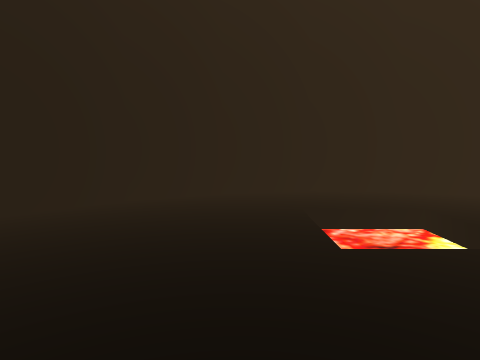
View 1 (above)

12 first-person views from a walk through a scene from a Unity 3-D project. The camera is 1.5 m above the floor, tilts 6° down and sees 75° across. The floor is counted in squares, 1 m on a side. Each view is taken from the middle of a square. On the plan, view 1 faces up. The plan holds only what a view shows up to about 15 squares ahead; the rest is blank. The place goes on beyond the plan. The player character is not drawn.

View 2
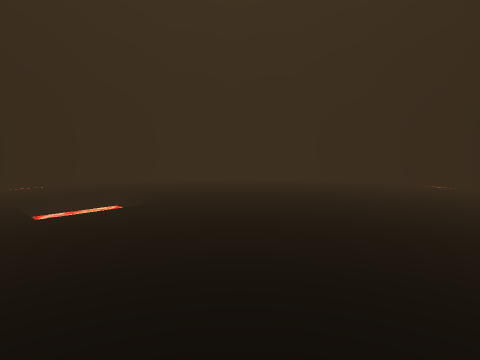

View 3
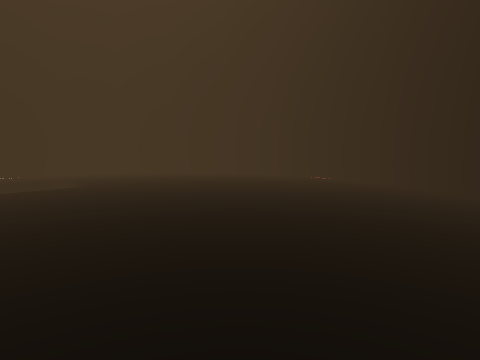

View 4
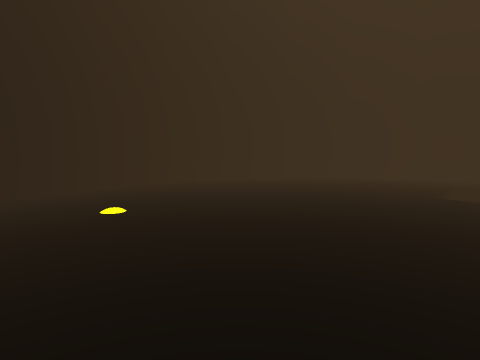

View 5
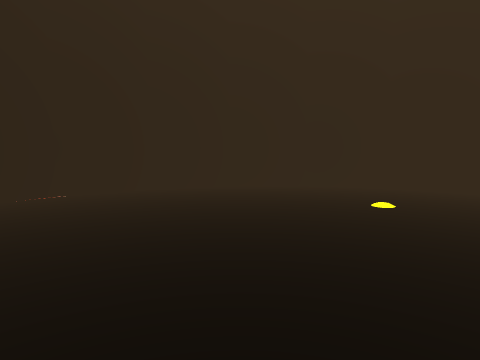

View 6
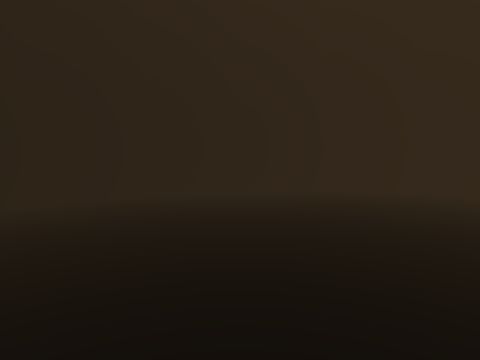

View 7
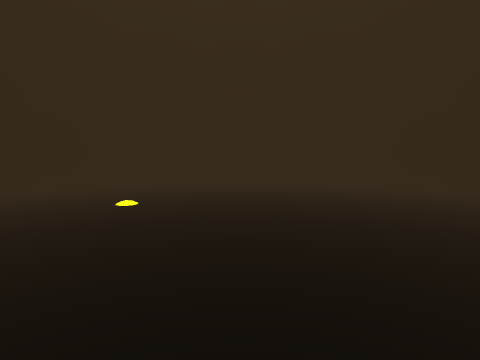

View 8
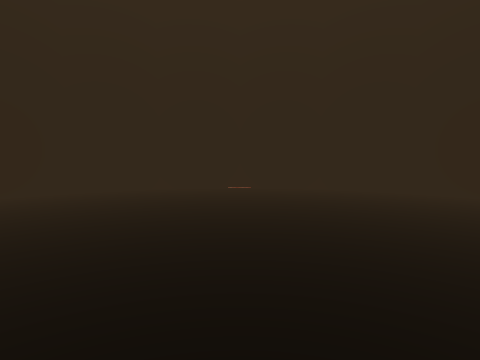

View 9
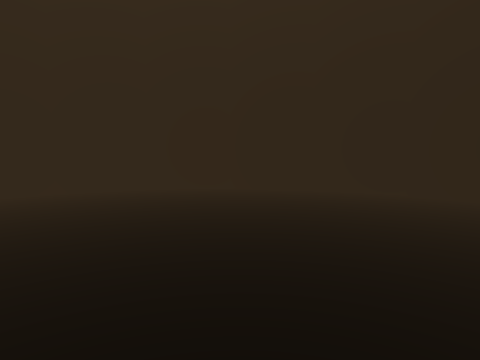

View 10
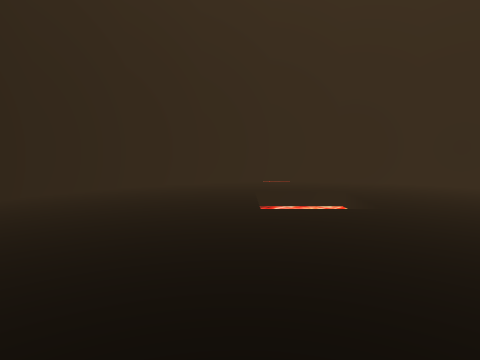

View 11
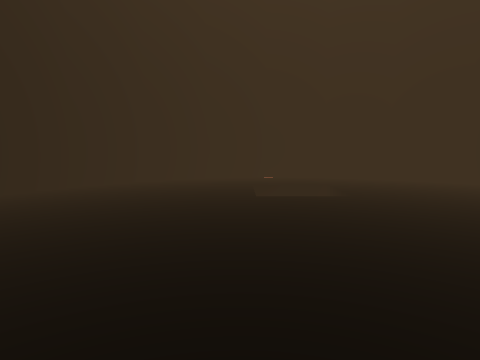

View 12
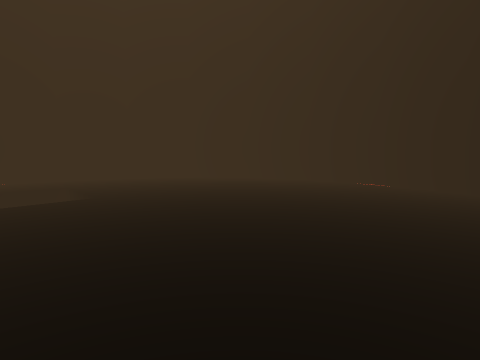

### Floor plan
Points are (right, up) in squares from view 1. A wall is a line through its corners. A room is listed if a view was taken in it or the views show most of it. See-through windows are left out.
Room 1 (views 1, 2, 3, 4, 5, 6, 7, 8, 9, 10, 11, 12)
walls: (12, -5.5) (13.2, -2.8); (7.8, -9.4) (10.3, -7.7); (-3, 8.7) (-5.2, 6.7); (13.2, 2.8) (12, 5.6); (12.1, 5.4) (10.2, 7.7); (-7.5, -1.4) (-6.7, -4.3); (-0.5, 10) (-3.1, 8.6); (13.6, 0) (13.2, 3); (-3.2, -8.6) (-0.5, -10); (-5.3, -6.6) (-3.1, -8.7); (13.2, -2.9) (13.6, 0.1); (-7.5, 1.5) (-7.5, -1.5); (-6.7, 4.3) (-7.5, 1.3); (5.1, -10.4) (7.9, -9.4); (10.3, 7.7) (7.9, 9.4); (10.2, -7.8) (12.1, -5.5); (2.4, 10.6) (-0.6, 10); (-6.8, -4.1) (-5.2, -6.8); (-0.6, -10) (2.3, -10.6); (2.2, -10.6) (5.2, -10.4); (8, 9.4) (5.2, 10.4) (2.2, 10.6); (-5.2, 6.8) (-6.7, 4.2)

Where each view was taken, in squares from view 1:
view 1: 0 up, 0 right, facing up
view 2: 3 down, 0 right, facing up-right
view 3: 8 down, 0 right, facing up-right
view 4: 6 down, 4 right, facing up-left
view 5: 0 up, 5 right, facing down-left
view 6: 0 up, 5 right, facing down
view 7: 0 up, 5 right, facing left
view 8: 0 up, 2 right, facing right
view 9: 0 up, 2 right, facing down-right
view 10: 3 down, 1 right, facing up
view 11: 5 down, 1 right, facing up
view 12: 5 down, 1 right, facing up-right
